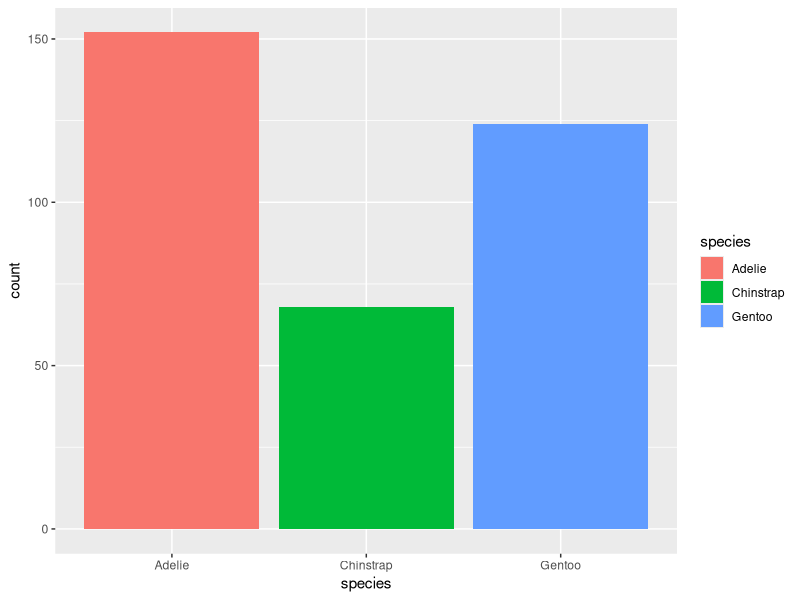
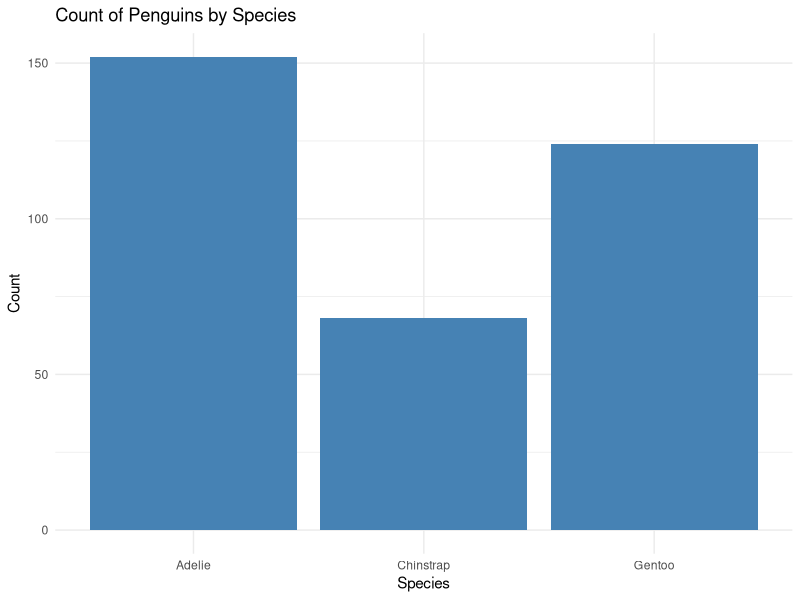

Here is the R script that generated these plots, in order:

            library(ggplot2)
            library(palmerpenguins)
            built_answer <- tryCatch(
                {
                    set.seed(42)
                    ggplot(penguins, aes(x = species, fill = species)) + geom_bar()
                    suppressWarnings(
                        if (!file.exists("/sandbox/figures/species_bar_count_answer.png")) {
                            ggsave(
                                width = 3,
                                height = 3,
                                "/sandbox/figures/species_bar_count_answer.png"
                            )
                        }
                    )
                    suppressWarnings(
                        ggplot_build(last_plot())
                    )
                },
                error = function(e) {
                    'ERROR'
                }
            )
            built_submission <- tryCatch(
                {
                    set.seed(42)
                    library(palmerpenguins)
library(ggplot2)

ggplot(penguins, aes(x = species)) +
  geom_bar(fill = "steelblue") +
  theme_minimal() +
  labs(title = "Count of Penguins by Species",
       x = "Species",
       y = "Count")
                    suppressWarnings(
                        ggsave(
                            width = 3,
                            height = 3,
                            "figures/species_bar_count_submission_granite.png"
                        )
                    )
                    suppressWarnings(
                        ggplot_build(last_plot())
                    )
                },
                error = function(e) {
                    'ERROR'
                }
            )
            cat(isTRUE(all.equal(built_answer, built_submission)))
        
